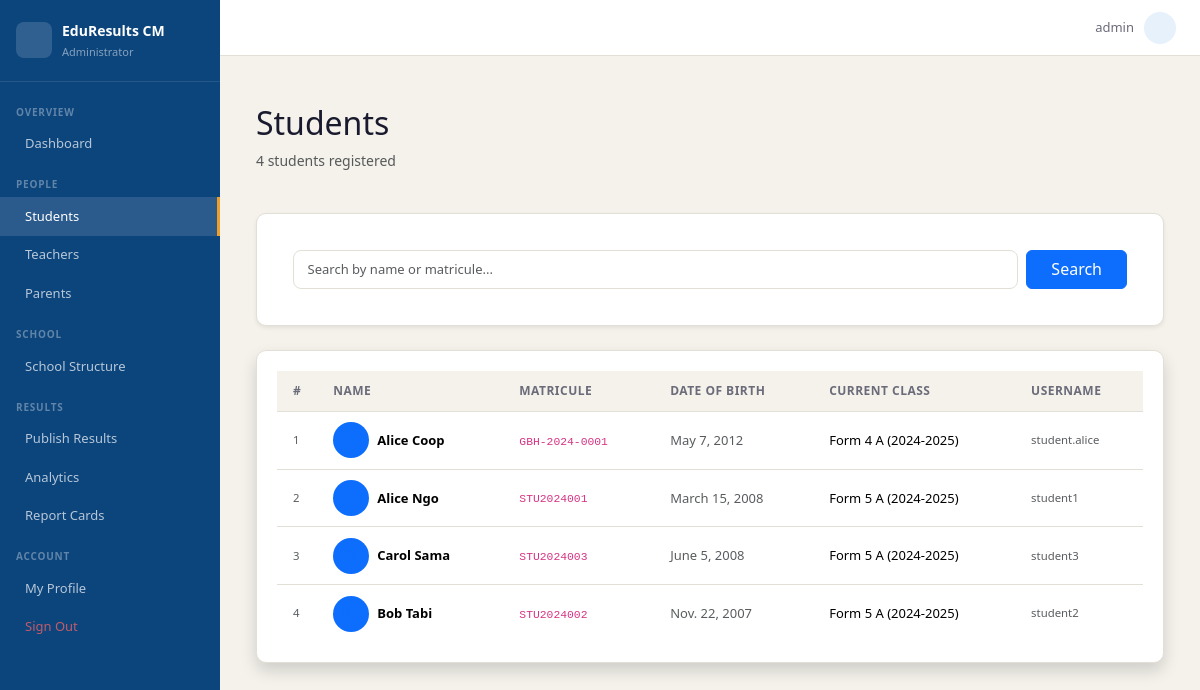
/accounts/manage/students/ (signed in), run on the app's committed database.
### accounts/models.py (models this page shows, shortened)
class User(AbstractUser):
    ROLE_CHOICES = [
        ('admin',   'Administrator'),
        ('teacher', 'Teacher'),
        ('student', 'Student'),
        ('parent',  'Parent'),
    ]
    role = models.CharField(max_length=10, choices=ROLE_CHOICES, default='student')
    def is_admin(self):   return self.role == 'admin'

class Student(models.Model):
    user       = models.OneToOneField(User, on_delete=models.CASCADE,
                                      related_name='student_profile')
    matricule  = models.CharField(max_length=20, unique=True)
    date_of_birth = models.DateField(null=True, blank=True)
    photo      = models.ImageField(upload_to=student_photo_upload_to, null=True, blank=True)

### school/models.py (models this page shows, shortened)
class Enrollment(models.Model):
    student       = models.ForeignKey(Student, on_delete=models.CASCADE,
                                      related_name='enrollments')
    class_group   = models.ForeignKey(Class, on_delete=models.CASCADE,
                                      related_name='enrollments')
    academic_year = models.ForeignKey(AcademicYear, on_delete=models.CASCADE)
    class Meta:
        unique_together = ['student', 'academic_year']

class Class(models.Model):
    academic_year = models.ForeignKey(AcademicYear, on_delete=models.CASCADE,
                                      related_name='classes')
    level         = models.CharField(max_length=20, choices=CLASS_LEVELS)
    suffix        = models.CharField(max_length=3, blank=True)   # e.g. "A", "B"
    class_teacher = models.ForeignKey(Teacher, null=True, blank=True,
                                      on_delete=models.SET_NULL,
                                      related_name='class_teacher_of')
    def __str__(self):
        return f"{self.level}{' ' + self.suffix if self.suffix else ''} ({self.academic_year})"
    class Meta:
        ordering = ['academic_year', 'level', 'suffix']
        verbose_name_plural = 'Classes'

class AcademicYear(models.Model):
    label      = models.CharField(max_length=20)        # e.g. "2024-2025"
    start_date = models.DateField()
    end_date   = models.DateField()
    is_active  = models.BooleanField(default=False)
    def __str__(self):
        return self.label
    class Meta:
        ordering = ['-start_date']

### accounts/views.py (the view, shortened to what this page needs)
# urls.py: path('manage/students/', views.manage_students, name='manage_students'),
@login_required
@role_required('admin')
def manage_students(request):
    from school.models import Enrollment
    q = request.GET.get('q', '').strip()
    students = Student.objects.select_related('user')
    students = students.order_by('user__last_name', 'user__first_name').distinct()
    result = []
    for stu in students:
        enr = Enrollment.objects.filter(student=stu).select_related(
            'class_group', 'academic_year'
        ).order_by('-academic_year__start_date').first()
        result.append({'student': stu, 'enrollment': enr})
    return render(request, 'accounts/manage/students.html', {
        'student_rows': result,
        'q': q,
        'total': students.count(),
    })

### templates/accounts/manage/students.html (shortened to what this page needs)
{% extends 'base.html' %}
{% block nav_students %}active{% endblock %}
{% block content %}
<div class="container mt-4">
    <div class="row mb-4 align-items-center">
        <div class="col">
            <h2>Students</h2>
            <p class="text-muted">{{ total }} student{{ total|pluralize }} registered</p>
        </div>
    </div>
    <div class="card shadow-sm mb-4">
        <div class="card-body">
            <form method="get" class="d-flex gap-2">
                <input type="text" name="q" value="{{ q }}" class="form-control"
                       placeholder="Search by name or matricule...">
                <button type="submit" class="btn btn-primary px-4">
                     Search
                </button>
            </form>
        </div>
    </div>
    <div class="card shadow">
        <div class="card-body p-0">
            <div class="table-responsive">
                <table class="table table-hover mb-0 align-middle">
                    <thead class="table-dark">
                        <tr>
                            <th style="width:40px;">#</th>
                            <th>Name</th>
                            <th>Matricule</th>
                            <th>Date of Birth</th>
                            <th>Current Class</th>
                            <th>Username</th>
                        </tr>
                    </thead>
                    <tbody>
                        {% for row in student_rows %}
                        <tr>
                            <td class="text-muted small">{{ forloop.counter }}</td>
                            <td>
                                <div class="d-flex align-items-center gap-2">
                                    <div class="rounded-circle bg-primary bg-opacity-15 d-flex align-items-center justify-content-center flex-shrink-0 text-primary fw-bold"
                                         style="width:36px;height:36px;font-size:.85rem;">
                                    </div>
                                    <span class="fw-bold">{{ row.student.user.get_full_name }}</span>
                                </div>
                            </td>
                            <td><code>{{ row.student.matricule }}</code></td>
                            <td class="text-muted">{{ row.student.date_of_birth|default:"—" }}</td>
                            <td>
                                {% if row.enrollment %}
                                    <span class=" ">
                                        {{ row.enrollment.class_group }}
                                    </span>
                                {% else %}
                                    <span class="text-muted small">Not enrolled</span>
                                {% endif %}
                            </td>
                            <td class="text-muted small">{{ row.student.user.username }}</td>
                        </tr>
                        {% endfor %}
                    </tbody>
                </table>
            </div>
        </div>
    </div>
</div>
{% endblock %}

### templates/base.html (shortened to what this page needs)
{% load static %}
<!DOCTYPE html>
<html lang="en">
<head>
  <link href="https://cdn.jsdelivr.net/npm/bootstrap@5.3.3/dist/css/bootstrap.min.css" rel="stylesheet">
  <link href="https://cdn.jsdelivr.net/npm/@tabler/icons-webfont@3.19.0/tabler-icons.min.css" rel="stylesheet">
  <link href="{% static 'css/main.css' %}" rel="stylesheet">
</head>
<body>
{% if user.is_authenticated %}
<div class="app-layout">
  <aside class="sidebar" id="sidebar">
    <div class="sidebar-logo">
      <div class="sidebar-logo-icon"></div>
      <div>
        <div class="sidebar-app-name">EduResults CM</div>
        <div class="sidebar-role">
          {% if user.is_admin %}Administrator
          {% elif user.is_teacher %}Teacher Portal
          {% elif user.is_student %}Student Portal
          {% elif user.is_parent %}Parent Portal
          {% endif %}
        </div>
      </div>
    </div>
    <nav class="sidebar-nav">
      {% if user.is_admin %}
      <div class="nav-section">Overview</div>
      <a href="{% url 'accounts:dashboard' %}" class="nav-item {% block nav_dashboard %}{% endblock %}">
         Dashboard
      </a>
      <div class="nav-section">People</div>
      <a href="{% url 'accounts:manage_students' %}" class="nav-item {% block nav_students %}{% endblock %}">
         Students
      </a>
      <a href="{% url 'accounts:manage_teachers' %}" class="nav-item {% block nav_teachers %}{% endblock %}">
         Teachers
      </a>
      <a href="{% url 'accounts:manage_parents' %}" class="nav-item {% block nav_parents %}{% endblock %}">
         Parents
      </a>
      <div class="nav-section">School</div>
      <a href="{% url 'school:structure' %}" class="nav-item {% block nav_structure %}{% endblock %}">
         School Structure
      </a>
      <div class="nav-section">Results</div>
      <a href="{% url 'school:publish_sequence' %}" class="nav-item {% block nav_marks %}{% endblock %}">
         Publish Results
      </a>
      <a href="{% url 'reports:analytics' %}" class="nav-item {% block nav_analytics %}{% endblock %}">
         Analytics
      </a>
      <a href="{% url 'reports:admin_hub' %}" class="nav-item {% block nav_reports %}{% endblock %}">
         Report Cards
      </a>
      {% endif %}
      <div class="nav-section">Account</div>
      <a href="{% url 'accounts:password_change' %}" class="nav-item {% block nav_profile %}{% endblock %}">
         My Profile
      </a>
      <a href="{% url 'accounts:logout' %}" class="nav-item nav-item-danger">
         Sign Out
      </a>
    </nav>
  </aside>
  <div class="main-wrapper">
    <header class="topbar">
      <div class="topbar-user">
        <span class="topbar-name">{{ user.get_full_name|default:user.username }}</span>
        <div class="topbar-avatar">{{ user.first_name|first|upper }}{{ user.last_name|first|upper }}</div>
      </div>
    </header>
    <main class="main-content">
      {% block content %}{% endblock %}
    </main>
  </div>
</div>
{% else %}
  {% block auth_content %}{% endblock %}
{% endif %}
</body>
</html>

### static/css/main.css (style rules this page uses)
:root { --navy: #0C447C; --navy-mid: #378ADD; --navy-light: #E6F1FB; --amber: #BA7517; --amber-mid: #EF9F27; --amber-light:#FAEEDA; --teal: #0F6E56; --teal-light: #E1F5EE; --red: #A32D2D; --red-light: #FCEBEB; --surface: #F4F2EB; --border: #E2DFD6; --text: #1A1A2E; --text-muted: #6B6B7A; --white: #FFFFFF; --sidebar-w: 220px; }
*, *::before, *::after { box-sizing: border-box; margin: 0; padding: 0; }
body { font-family: 'Segoe UI', Arial, sans-serif; background: var(--surface); color: var(--text); font-size: 14px; line-height: 1.6; }
a { color: var(--navy-mid); text-decoration: none; }
.app-layout { display: flex; min-height: 100vh; }
.sidebar { width: var(--sidebar-w); background: var(--navy); display: flex; flex-direction: column; flex-shrink: 0; position: fixed; top: 0; left: 0; height: 100vh; overflow-y: auto; z-index: 100; transition: transform .25s ease; }
.sidebar-logo { display: flex; align-items: center; gap: 10px; padding: 1.25rem 1rem; border-bottom: 1px solid rgba(255,255,255,.1); }
.sidebar-logo-icon { width: 36px; height: 36px; background: rgba(255,255,255,.15); border-radius: 8px; display: flex; align-items: center; justify-content: center; font-size: 18px; color: #fff; flex-shrink: 0; }
.sidebar-app-name { font-size: 14px; font-weight: 600; color: #fff; }
.sidebar-role { font-size: 11px; color: rgba(255,255,255,.5); margin-top: 1px; }
.sidebar-nav { padding: .5rem 0 1rem; flex: 1; }
.nav-section { font-size: 10px; font-weight: 600; color: rgba(255,255,255,.35); text-transform: uppercase; letter-spacing: .08em; padding: .85rem 1rem .3rem; }
.nav-item { display: flex; align-items: center; gap: 9px; padding: .55rem 1rem; font-size: 13px; color: rgba(255,255,255,.7); transition: all .15s; border-right: 3px solid transparent; }
.nav-item.active { background: rgba(255,255,255,.12); color: #fff; border-right-color: var(--amber-mid); }
.nav-item-danger { color: rgba(255,100,100,.75) !important; }
.main-wrapper { margin-left: var(--sidebar-w); flex: 1; display: flex; flex-direction: column; min-height: 100vh; }
.topbar { height: 56px; background: var(--white); border-bottom: 1px solid var(--border); display: flex; align-items: center; padding: 0 1.5rem; gap: 1rem; position: sticky; top: 0; z-index: 50; }
.topbar-user { display: flex; align-items: center; gap: 10px; }
.topbar-name { font-size: 13px; color: var(--text-muted); }
.topbar-avatar { width: 32px; height: 32px; background: var(--navy-light); color: var(--navy); border-radius: 50%; display: flex; align-items: center; justify-content: center; font-size: 12px; font-weight: 700; }
.main-content { padding: 1.5rem; flex: 1; }
.card { background: var(--white); border: 1px solid var(--border); border-radius: 10px; padding: 1.25rem; margin-bottom: 1rem; }
.table { margin: 0; font-size: 13px; }
.table thead th { background: var(--surface); border-bottom: 1px solid var(--border); font-weight: 600; font-size: 12px; color: var(--text-muted); text-transform: uppercase; letter-spacing: .04em; padding: .65rem 1rem; }
.table tbody td { padding: .65rem 1rem; border-bottom: 1px solid var(--border); vertical-align: middle; }
.table tbody tr:last-child td { border-bottom: none; }
.form-control, .form-select { background: var(--white); border: 1px solid var(--border); color: var(--text); border-radius: 8px; font-size: 13px; padding: .55rem .85rem; }

### data on the page
User: get_full_name "admin"
Student: student.user.get_full_name "Alice Coop", student.matricule "GBH-2024-0001", student.date_of_birth "May 7, 2012", enrollment.class_group "Form 4 A (2024-2025)", student.user.username "student.alice"
Student: student.user.get_full_name "Alice Ngo", student.matricule "STU2024001", student.date_of_birth "March 15, 2008", enrollment.class_group "Form 5 A (2024-2025)", student.user.username "student1"
Student: student.user.get_full_name "Carol Sama", student.matricule "STU2024003", student.date_of_birth "June 5, 2008", enrollment.class_group "Form 5 A (2024-2025)", student.user.username "student3"
Student: student.user.get_full_name "Bob Tabi", student.matricule "STU2024002", student.date_of_birth "Nov. 22, 2007", enrollment.class_group "Form 5 A (2024-2025)", student.user.username "student2"

### other printed values
{{ total }} "4"
